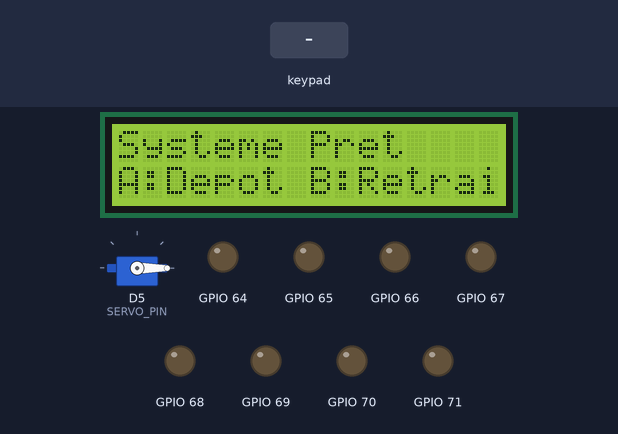
A sketch run on a simulated ESP8266 (NodeMCU). Shown: 16×2 character LCD, servo, output pins drawn as LEDs (lit = HIGH). Inputs (shaded band) come from the test bench. Pins used as bus, display or sensor lines are not drawn.

Above: at 2.7 s.
2.8 s: key 'A' pressed
At 4.1 s:
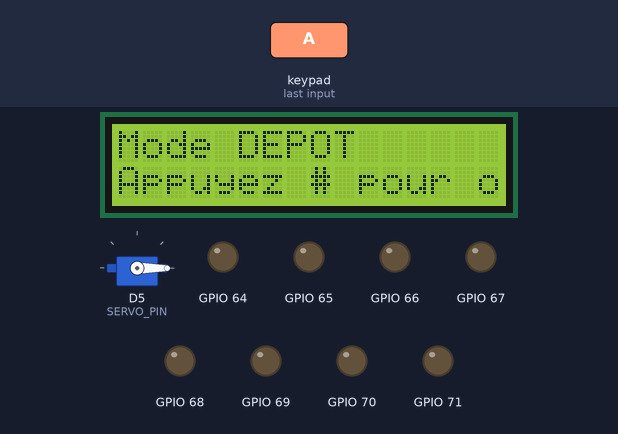
4.4 s: keypad keys 1 2 3 4 # pressed 0.4 s apart
At 7.5 s:
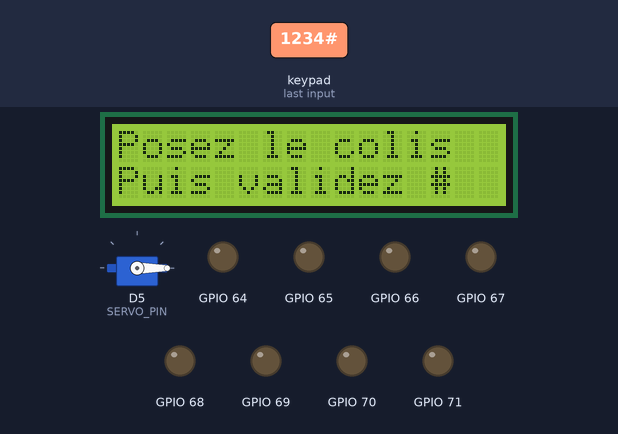
7.9 s: key '#' pressed
At 8.3 s:
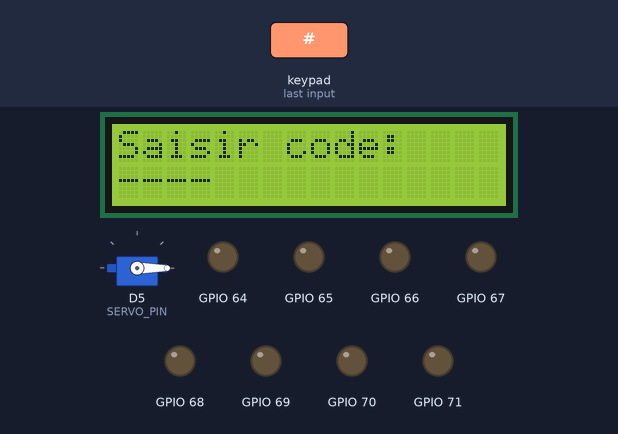
9.4 s: keypad keys 1 2 3 4 pressed 0.4 s apart
At 12.3 s:
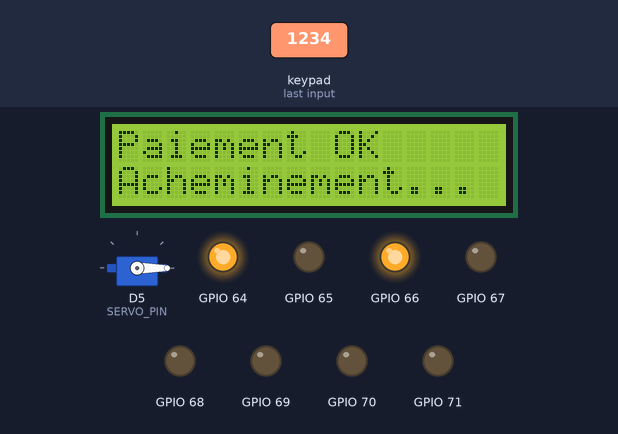
12.5 s: key 'B' pressed
At 17.4 s:
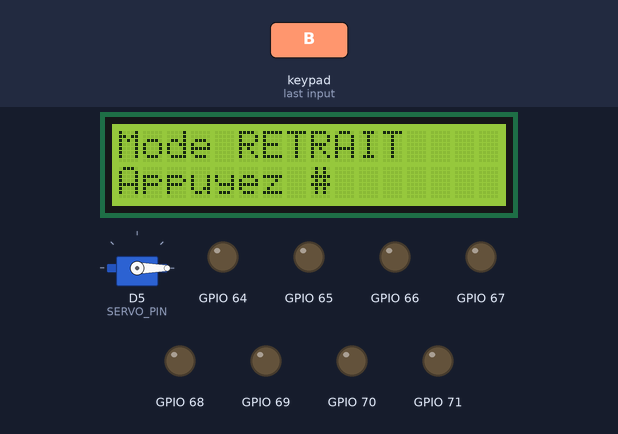
Timing chart, 0 to 18.9 s (numbered marks = the images above; inputs shaded):
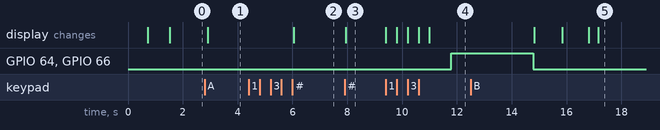

The sketch:

Projet_Armoire.ino
```cpp
#include <Wire.h>
#include <PCF8574.h>
#include <Keypad_I2C.h>
#include <LiquidCrystal_I2C.h>
#include <Adafruit_TCS34725.h>
#include <Servo.h>

#define PCF8574_ADDR         0x20   // adresse du PCF8574 pour le clavier et sorties du moteur
#define LCD_ADDR             0x27   // adresse du LCD I2C


PCF8574 pcf(PCF8574_ADDR);
LiquidCrystal_I2C lcd(LCD_ADDR, 16, 2);

// ---------------- KEYPAD I2C ----------------
// Layout 4x4
const byte ROWS = 4;
const byte COLS = 4;
char keys[ROWS][COLS] = {
  {'1','2','3','A'},
  {'4','5','6','B'},
  {'7','8','9','C'},
  {'*','0','#','D'}
};
// Les pins logiques (0..7) du PCF8574 reliés au keypad (map selon câblage)
byte rowPins[ROWS] = {0, 1, 2, 3};   // PCF8574 P0..P3 -> rows
byte colPins[COLS] = {4, 5, 6, 7};   // PCF8574 P4..P7 -> cols
Keypad_I2C keypad(makeKeymap(keys), rowPins, colPins, ROWS, COLS, PCF8574_ADDR, &Wire);

// ---------------- TCS34725 (capteur couleur) ----------------
Adafruit_TCS34725 tcs = Adafruit_TCS34725(TCS34725_INTEGRATIONTIME_50MS, TCS34725_GAIN_4X);

// ---------------- Servo tri ----------------
Servo servoTri;
const uint8_t SERVO_PIN = D5; // pin servo (pwm) - NodeMCU mapping ok
const int SERVO_OPEN = 90;    // position qui laisse passer
const int SERVO_BLOCK = 0;    // position qui éjecte (ou bloque)

// ---------------- Moteurs tapis via L298N ----------------
// IN pins branchés sur sorties du PCF8574 (P0..P7) selon ta dispo
const uint8_t DIR_A_PIN = 0; // PCF8574 P0 -> IN1
const uint8_t DIR_B_PIN = 1; // PCF8574 P1 -> IN2
const uint8_t DIR_C_PIN = 2; // PCF8574 P2 -> IN3
const uint8_t DIR_D_PIN = 3; // PCF8574 P3 -> IN4
// PWM pins (ENA / ENB) sur ESP8266
const uint8_t ENA_PIN = D1; // PWM pour moteur gauche
const uint8_t ENB_PIN = D2; // PWM pour moteur droite

// ---------------- Laser + LDR ----------------
const uint8_t LDR_PIN = A0;
const int THRESHOLD_LDR = 700; // à ajuster suivant tests (0..1023)

// ---------------- Paramètres / Codes ----------------
const String CODE_DEPOT = "1234";        // exemple code dépôt (ou paiement)
const String CODE_ROUGE = "0000";
const String CODE_VERT  = "1111";
const String CODE_BLEU  = "3333";

const unsigned long DUREE_TAPIS_DEPOT = 3000UL;   // ms : durée pour acheminer au bac
const unsigned long DUREE_TAPIS_RETRAIT = 3000UL; // ms : durée pour amener colis devant tri sensor

// ---------------- Variables ----------------
String saisie = "";
bool systemReady = false;

// -------------- PROTOTYPE: fonctions utilitaires --------------
void moteurAvant(int speed) {
  // sens avant : IN1=HIGH, IN2=LOW ; IN3=HIGH, IN4=LOW
  pcf.digitalWrite(DIR_A_PIN, HIGH);
  pcf.digitalWrite(DIR_B_PIN, LOW);
  pcf.digitalWrite(DIR_C_PIN, HIGH);
  pcf.digitalWrite(DIR_D_PIN, LOW);
  analogWrite(ENA_PIN, speed);
  analogWrite(ENB_PIN, speed);
}

void moteurArriere(int speed) {
  // sens inverse
  pcf.digitalWrite(DIR_A_PIN, LOW);
  pcf.digitalWrite(DIR_B_PIN, HIGH);
  pcf.digitalWrite(DIR_C_PIN, LOW);
  pcf.digitalWrite(DIR_D_PIN, HIGH);
  analogWrite(ENA_PIN, speed);
  analogWrite(ENB_PIN, speed);
}

void moteurStop() {
  pcf.digitalWrite(DIR_A_PIN, LOW);
  pcf.digitalWrite(DIR_B_PIN, LOW);
  pcf.digitalWrite(DIR_C_PIN, LOW);
  pcf.digitalWrite(DIR_D_PIN, LOW);
  analogWrite(ENA_PIN, 0);
  analogWrite(ENB_PIN, 0);
}

void lcdShow(String a, String b = "") {
  lcd.clear();
  lcd.setCursor(0,0); lcd.print(a);
  lcd.setCursor(0,1); lcd.print(b);
}

// -------------- LECTURE CLAVIER (I2C) --------------
char lireTouche() {
  char k = keypad.getKey();
  if (k) return k;
  return NO_KEY;
}

// -------------- DETECTION COULEUR (TCS34725) --------------
String detecterCouleur() {
  uint16_t r, g, b, c;
  tcs.getRawData(&r, &g, &b, &c);
  // On peut normaliser ou utiliser ratio
  // Simple heuristique : comparer valeurs RGB
  if (r > g && r > b && r > 100) return "ROUGE";
  if (g > r && g > b && g > 100) return "VERT";
  if (b > r && b > g && b > 100) return "BLEU";
  return "INCONNU";
}

// -------------- LECTURE CODE (4 chiffres) --------------
String lireCodeUtilisateur() {
  String code = "";
  lcdShow("Saisir code:", "----");
  while (code.length() < 4) {
    char k = lireTouche();
    if (k != NO_KEY) {
      if (k == '*') { // effacer
        code = "";
        lcdShow("Saisir code:", "----");
        delay(200);
        continue;
      } else if (k == '#') {
        // ignore si non complet
        continue;
      } else {
        code += k;
        // afficher masqué
        lcd.setCursor(0,1);
        for (uint8_t i=0;i<code.length();i++) lcd.print('*');
        for (uint8_t i=code.length(); i<4; i++) lcd.print('-');
        delay(150);
      }
    }
  }
  delay(200);
  return code;
}

// ---------------- PROCESSUS DEPOT ----------------
void processusDepot() {
  lcdShow("Mode DEPOT", "Appuyez # pour ok");

  while (true) {
    char k = lireTouche();
    if (k == '#') break;
    delay(50);
  }

  // informer client de deposer le colis sur la trappe d'entrée
  lcdShow("Posez le colis", "Puis validez #");
  // on attend validation paiement via code
  while (true) {
    char k = lireTouche();
    if (k == '#') { // lancer la saisie du code
      String code = lireCodeUtilisateur();
      if (code == CODE_DEPOT) {
        lcdShow("Paiement OK", "Acheminement...");
        delay(800);
        // lancement du tapis vers l'interieur
        moteurAvant(200); // vitesse 0..255
        delay(DUREE_TAPIS_DEPOT);
        moteurStop();
        lcdShow("Colis en bac", "Depot termine");
        delay(1000);
        break;
      } else {
        lcdShow("Code incorrect", "Reessayez");
        delay(1000);
        lcdShow("Posez le colis", "Puis validez #");
      }
    }
    delay(50);
  }
}

// ---------------- PROCESSUS RETRAIT ----------------
void processusRetrait() {
  lcdShow("Mode RETRAIT", "Appuyez #");
  while (true) {
    char k = lireTouche();
    if (k == '#') break;
    delay(50);
  }

  // saisir code client (4 chiffres)
  String code = lireCodeUtilisateur();
  // valider couleur attendue
  String couleurAttendue = "INVALIDE";
  if (code == CODE_ROUGE) couleurAttendue = "ROUGE";
  else if (code == CODE_VERT) couleurAttendue = "VERT";
  else if (code == CODE_BLEU) couleurAttendue = "BLEU";

  if (couleurAttendue == "INVALIDE") {
    lcdShow("Mauvais code", "Veuillez essayer");
    delay(1500);
    return;
  }

  lcdShow("Placez colis sur", "le tapis; validez #");
  // attendre validation qu'on a mis le colis sur le tapis
  while (true) {
    char k = lireTouche();
    if (k == '#') break;
    delay(50);
  }

  // On fait tourner le tapis en sens inverse vers la zone de tri
  lcdShow("Recherche colis", "Detection couleur...");
  moteurArriere(200);
  // on peut attendre une durée suffisante ou faire un loop avec detection continue
  unsigned long start = millis();
  bool trouve = false;
  while (millis() - start < DUREE_TAPIS_RETRAIT) {
    // on peut lire couleur pendant le passage: si détecte couleurAttendue -> on stop et tri
    String detected = detecterCouleur();
    if (detected == couleurAttendue) {
      trouve = true;
      break;
    }
    delay(150); // fréquence lecture
  }
  moteurStop();

  if (!trouve) {
    lcdShow("Colis non trouve", "Verifier couleur");
    delay(1500);
    return;
  }


  lcdShow("Colis trouvé", "Tri en cours...");
  // si couleur correspond: laisser passer
  // position servo pour laisser passer
  servoTri.write(SERVO_OPEN);
  // On met le tapis en sens avant pour amener devant la sortie jusqu'à barrière laser
  delay(500); // courte pause
  moteurAvant(180);

  // attendre détection barrière laser (LDR baisse valeur)
  while (analogRead(LDR_PIN) > THRESHOLD_LDR) {
    delay(50);
  }
  moteurStop();
  lcdShow("Retrait OK", "Prenez votre colis");
  delay(2000);
  // remettre servo en position blocage pour le prochain colis
  servoTri.write(SERVO_BLOCK);
}

// ---------------- SETUP & LOOP ----------------
void setup() {
  Serial.begin(115200);
  Wire.begin();
  // init PCF8574
  pcf.begin();
  // config PCF8574 pins en outputs (par défaut)
  for (uint8_t i=0;i<8;i++) pcf.pinMode(i, OUTPUT);

  // LCD
  lcd.init();
  lcd.backlight();

  // keypad
  keypad.begin();

  // TCS sensor
  if (!tcs.begin()) {
    lcdShow("TCS non detecte","");
    delay(2000);
  } else {
    lcdShow("Capteur couleur", "OK");
    delay(600);
  }

  // servo
  servoTri.attach(SERVO_PIN);
  servoTri.write(SERVO_BLOCK);

  // PWM pins config (ESP8266 analogWrite frequency default acceptable)
  analogWriteFreq(1000); // 1kHz
  pinMode(ENA_PIN, OUTPUT);
  pinMode(ENB_PIN, OUTPUT);
  analogWrite(ENA_PIN, 0);
  analogWrite(ENB_PIN, 0);

  lcdShow("Systeme Pret", "Choisir Mode A/B");
  delay(800);
}

void loop() {
  // Menu simple: touche 'A' -> Depot ; 'B' -> Retrait
  lcd.setCursor(0,1);
  lcd.print("A:Depot B:Retrait ");

  char k = lireTouche();
  if (k == 'A') {
    processusDepot();
    lcdShow("Termine", "Retour menu");
    delay(800);
  } else if (k == 'B') {
    processusRetrait();
    lcdShow("Termine", "Retour menu");
    delay(800);
  }
  delay(150);
}
```

Measured:
- after the input at 2.8 s, the display: changes after 0.10 s (image 1)
- after the input at 4.4 s, the display: changes after 1.7 s (image 2)
- after the input at 7.9 s, the display: changes at once (image 3)
- after the input at 9.4 s, GPIO 64, GPIO 66: LOW → HIGH after 2.4 s; the display: first changes at once (image 4 shows a later state)
- after the input at 12.5 s, the display: first differs from a run without the input after 4.7 s (image 5)
